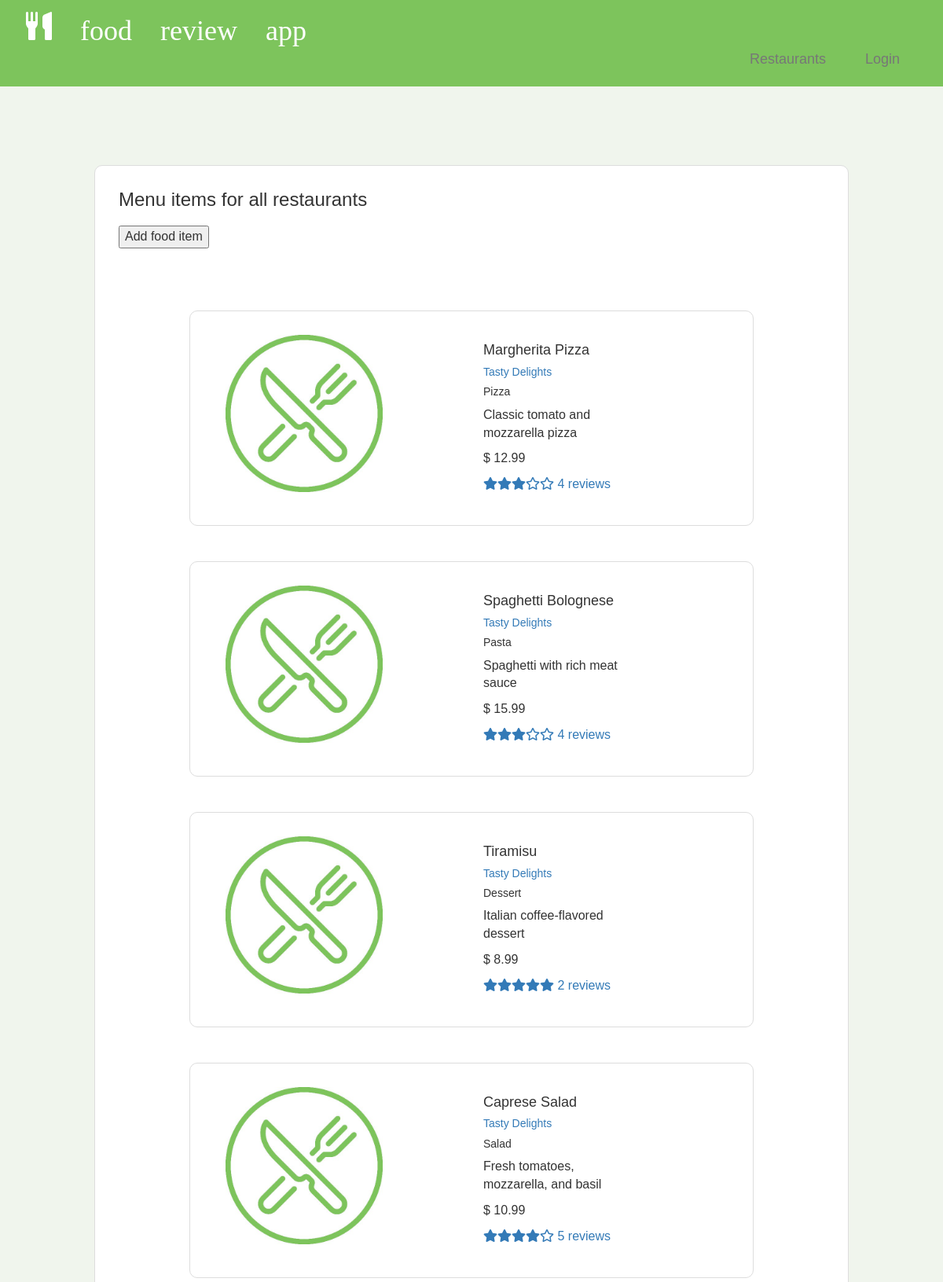
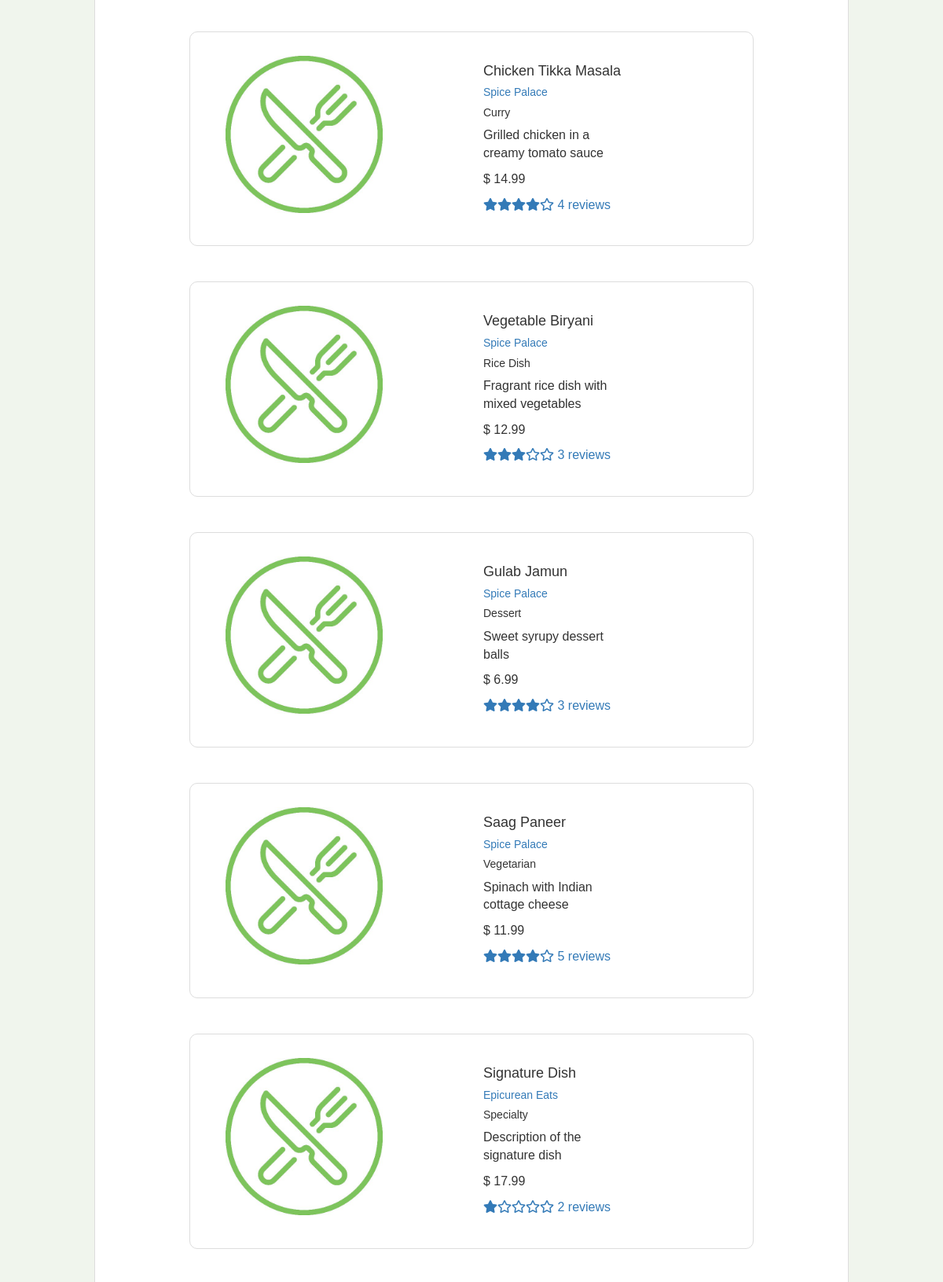
The page /food/food-view.php (upper part) on the database its author committed (2 pictures, top to bottom).
### tables this page shows
CREATE TABLE IF NOT EXISTS `food_item` (
  `food_item_id` int NOT NULL AUTO_INCREMENT,
  `restaurant_id` int NOT NULL,
  `name` varchar(255) NOT NULL,
  `description` text,
  `type` varchar(50) NOT NULL,
  `price` decimal(8,2) NOT NULL,
  `photo` varchar(255) DEFAULT NULL,
  PRIMARY KEY (`food_item_id`),
  KEY `restaurant_id` (`restaurant_id`)
);

CREATE TABLE IF NOT EXISTS `restaurant` (
  `restaurant_id` int NOT NULL AUTO_INCREMENT,
  `name` varchar(255) NOT NULL,
  `type` varchar(50) NOT NULL,
  `description` text,
  `address` varchar(255) NOT NULL,
  `phone` varchar(20) DEFAULT NULL,
  `website` varchar(255) DEFAULT NULL,
  `email` varchar(255) DEFAULT NULL,
  `photo` varchar(255) DEFAULT NULL,
  `user_id` int DEFAULT NULL,
  `owner_name` varchar(255) DEFAULT NULL,
  PRIMARY KEY (`restaurant_id`),
  KEY `owner_user_id` (`user_id`)
);

### food/food-view.php (the view, shortened to what this page needs)
<html>
<head>
<?php
	require_once "../functions/star_rating.php";
if(isset($_GET['restaurant'])){
	require_once "../restaurants/restaurant-details.php";
$restaurant_id = $_GET['restaurant'];
	$query = "SELECT f.food_item_id, f.restaurant_id, f.name, f.description, f.type, f.price, f.photo, rest.name AS r_name, ifnull(AVG(r.rating),0) AS rating, COUNT(r.rating) as num_reviews, rest.user_id AS r_user_id FROM food_item as f LEFT JOIN review as r ON f.food_item_id = r.food_item_id LEFT JOIN restaurant as rest on f.restaurant_id = rest.restaurant_id WHERE f.restaurant_id = $restaurant_id GROUP BY food_item_id;
	";
	$result = $conn->query($query);
	if(!$result) die($conn->error);
	$query_owner = "select user_id from restaurant where restaurant_id = $restaurant_id";
	$result_owner = $conn->query($query_owner);
	if(!$result_owner) die($conn->error);
	$rows = $result->num_rows;
?>
<div id='food-items-list' class='container-fluid card'>
	<div class='row'>
		<div class='col-sm-12'>
			<h3>Restaurant Menu</h3><br>
			<?php
				if(isset($_SESSION['user'])){
				$row_owner = $result_owner->fetch_array(MYSQLI_ASSOC);
				$user = $_SESSION['user'];
				$user_id = $user->user_id;
				$user_roles = $user->getRoles();
				if($user_id == $row_owner['user_id']
						or $user_roles[0] == 'admin'){
				echo <<<_END
					<form action='../food/food-add.php' method='post' style='text-align:left'>
						<input type='hidden' name='restaurant_id' value='$restaurant_id'>
						<button>Add food item</button>
					</form>
				_END;
				}}
				?>
			<br>
		</div>
	</div>
<?php
	for($j=0; $j<$rows; ++$j){
		$row = $result->fetch_array(MYSQLI_ASSOC);
?>
		<div class='row card'>
			<div class='col-sm-6'>
				<img src="../<?php echo $row['photo']; ?>"><br>
			</div>
			<div class='col-sm-4' style='text-align:left'>
				<h4><?php echo $row['name']; ?></h4>
				<h5><?php echo $row['type']; ?></h5>
				<p><?php echo $row['description']; ?></p>
				<p>$ <?php echo $row['price']; ?></p>
				<p>
				<a href="../reviews/review-list.php?food_item=<?php echo $row['food_item_id']; ?>"><?php echo displayStarRating($row['rating'])." ".$row['num_reviews']." reviews"; ?></a></p>
				<?php
				if(isset($_SESSION['user'])){
				$user = $_SESSION['user'];
				$user_id = $user->user_id;
				$user_roles = $user->getRoles();
				if($user_id == $row['r_user_id']
						or $user_roles[0] == 'admin'){
				echo "<a href='food-details.php?food_item_id=$row[food_item_id]'>Update/Delete this food item</a>";
				}}
				?>
			</div>
		</div>
<?php
	}
}else{
	require_once "../restaurants/restaurant-details.php";
		$query = "SELECT f.food_item_id, f.restaurant_id, f.name, f.description, f.type, f.price, f.photo, rest.name AS r_name, ifnull(AVG(r.rating),0) AS rating, COUNT(r.rating) as num_reviews, rest.user_id AS r_user_id FROM food_item as f LEFT JOIN review as r ON f.food_item_id = r.food_item_id LEFT JOIN restaurant as rest on f.restaurant_id = rest.restaurant_id GROUP BY food_item_id;
	";
	$result = $conn->query($query);
	$rows = $result->num_rows;
?>
<div id='food-items-list' class='container-fluid card'>
	<div class='row'>
		<div class='col-sm-12'>
			<h3>Menu items for all restaurants</h3><br>
			<form action='food-add.php' method='post' style='text-align:left'>
				<button>Add food item</button>
			</form>
			<br>
		</div>
	</div>
<?php
	for($j=0; $j<$rows; ++$j){
		$row = $result->fetch_array(MYSQLI_ASSOC);
?>
		<div class='row card'>
			<div class='col-sm-6'>
				<img src="../<?php echo $row['photo']; ?>"><br>
			</div>
			<div class='col-sm-4' style='text-align:left'>
				<h4><?php echo $row['name']; ?></h4>
				<a href='../food/food-view.php?restaurant=<?php echo $row['restaurant_id']; ?>'>
				<h5><?php echo $row['r_name']; ?></h5></a>
				<h5><?php echo $row['type']; ?></h5>
				<p><?php echo $row['description']; ?></p>
				<p>$ <?php echo $row['price']; ?></p>
				<p>
				<a href="../reviews/review-list.php?food_item=<?php echo $row['food_item_id']; ?>"><?php echo displayStarRating($row['rating'])." ".$row['num_reviews']." reviews"; ?></a></p>
			</div>
		</div>
<?php
	}
}
?>
	</div>
	<br><br>
</body>
</html>

### functions/star_rating.php
<html>
	<head>
		<link rel="stylesheet" href="https://cdnjs.cloudflare.com/ajax/libs/font-awesome/5.15.3/css/all.min.css">
	</head>
	<body>
	</body>
</html>
<?php
function displayStarRating($rating) {
    $stars = "";
    for ($i = 1; $i <= 5; $i++) {
        if ($i <= $rating) {
            $stars .= '<i class="fas fa-star"></i>';
        } else {
            $stars .= '<i class="far fa-star"></i>';
        }
    }
    return $stars;
}
?>

### style/style.css (style rules this page uses)
body { font-family: 'Helvetica', sans-serif; background-color: #f0f5ed; }
form { text-align: center; }
img { height: 200px; }
.card { border: 1px solid #ddd; border-radius: 10px; padding: 30px; text-align: left; background-color: #ffffff; margin-left: 10%; margin-right: 10%; margin-top: 5%; margin-bottom: 5%; }
.card h3 { font-size: 24px; margin: 0; color: #hhh; }
.card p { font-size: 16px; color: #333; }
button { font-size: 16px; }

### rows shown on the page
food_item: photo (placeholder picture), name "Margherita Pizza", restaurant.name "Tasty Delights", type "Pizza", description "Classic tomato and mozzarella pizza", price "12.99", num_reviews "4"
food_item: photo (placeholder picture), name "Spaghetti Bolognese", restaurant.name "Tasty Delights", type "Pasta", description "Spaghetti with rich meat sauce", price "15.99", num_reviews "4"
food_item: photo (placeholder picture), name "Tiramisu", restaurant.name "Tasty Delights", type "Dessert", description "Italian coffee-flavored dessert", price "8.99", num_reviews "2"
food_item: photo (placeholder picture), name "Caprese Salad", restaurant.name "Tasty Delights", type "Salad", description "Fresh tomatoes, mozzarella, and basil", price "10.99", num_reviews "5"
food_item: photo (placeholder picture), name "Chicken Tikka Masala", restaurant.name "Spice Palace", type "Curry", description "Grilled chicken in a creamy tomato sauce", price "14.99", num_reviews "4"
food_item: photo (placeholder picture), name "Vegetable Biryani", restaurant.name "Spice Palace", type "Rice Dish", description "Fragrant rice dish with mixed vegetables", price "12.99", num_reviews "3"
food_item: photo (placeholder picture), name "Gulab Jamun", restaurant.name "Spice Palace", type "Dessert", description "Sweet syrupy dessert balls", price "6.99", num_reviews "3"
food_item: photo (placeholder picture), name "Saag Paneer", restaurant.name "Spice Palace", type "Vegetarian", description "Spinach with Indian cottage cheese", price "11.99", num_reviews "5"
food_item: photo (placeholder picture), name "Signature Dish", restaurant.name "Epicurean Eats", type "Specialty", description "Description of the signature dish", price "17.99", num_reviews "2"
